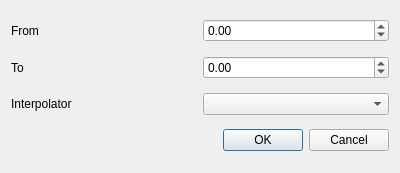
<?xml version="1.0" encoding="UTF-8"?>
<ui version="4.0">
 <class>DATwoValues</class>
 <widget class="QDialog" name="DATwoValues">
  <property name="geometry">
   <rect>
    <x>0</x>
    <y>0</y>
    <width>400</width>
    <height>173</height>
   </rect>
  </property>
  <property name="windowTitle">
   <string>Dialog</string>
  </property>
  <layout class="QVBoxLayout" name="verticalLayout">
   <item>
    <layout class="QHBoxLayout" name="horizontalLayout">
     <item>
      <widget class="QLabel" name="label">
       <property name="text">
        <string>From</string>
       </property>
      </widget>
     </item>
     <item>
      <widget class="QDoubleSpinBox" name="doubleSpinBox">
       <property name="minimum">
        <double>-999999.000000000000000</double>
       </property>
       <property name="maximum">
        <double>999999.989999999990687</double>
       </property>
       <property name="singleStep">
        <double>10000.000000000000000</double>
       </property>
      </widget>
     </item>
    </layout>
   </item>
   <item>
    <layout class="QHBoxLayout" name="horizontalLayout_2">
     <item>
      <widget class="QLabel" name="label_2">
       <property name="text">
        <string>To</string>
       </property>
      </widget>
     </item>
     <item>
      <widget class="QDoubleSpinBox" name="doubleSpinBox_2">
       <property name="minimum">
        <double>-99999.000000000000000</double>
       </property>
       <property name="maximum">
        <double>99999.990000000005239</double>
       </property>
       <property name="singleStep">
        <double>0.010000000000000</double>
       </property>
      </widget>
     </item>
    </layout>
   </item>
   <item>
    <layout class="QHBoxLayout" name="horizontalLayout_3">
     <item>
      <widget class="QLabel" name="label_3">
       <property name="text">
        <string>Interpolator</string>
       </property>
      </widget>
     </item>
     <item>
      <widget class="QComboBox" name="comboBox"/>
     </item>
    </layout>
   </item>
   <item>
    <widget class="QDialogButtonBox" name="buttonBox">
     <property name="orientation">
      <enum>Qt::Horizontal</enum>
     </property>
     <property name="standardButtons">
      <set>QDialogButtonBox::Cancel|QDialogButtonBox::Ok</set>
     </property>
    </widget>
   </item>
  </layout>
 </widget>
 <resources/>
 <connections>
  <connection>
   <sender>buttonBox</sender>
   <signal>accepted()</signal>
   <receiver>DATwoValues</receiver>
   <slot>accept()</slot>
   <hints>
    <hint type="sourcelabel">
     <x>229</x>
     <y>146</y>
    </hint>
    <hint type="destinationlabel">
     <x>157</x>
     <y>172</y>
    </hint>
   </hints>
  </connection>
  <connection>
   <sender>buttonBox</sender>
   <signal>rejected()</signal>
   <receiver>DATwoValues</receiver>
   <slot>reject()</slot>
   <hints>
    <hint type="sourcelabel">
     <x>297</x>
     <y>152</y>
    </hint>
    <hint type="destinationlabel">
     <x>286</x>
     <y>172</y>
    </hint>
   </hints>
  </connection>
 </connections>
</ui>
